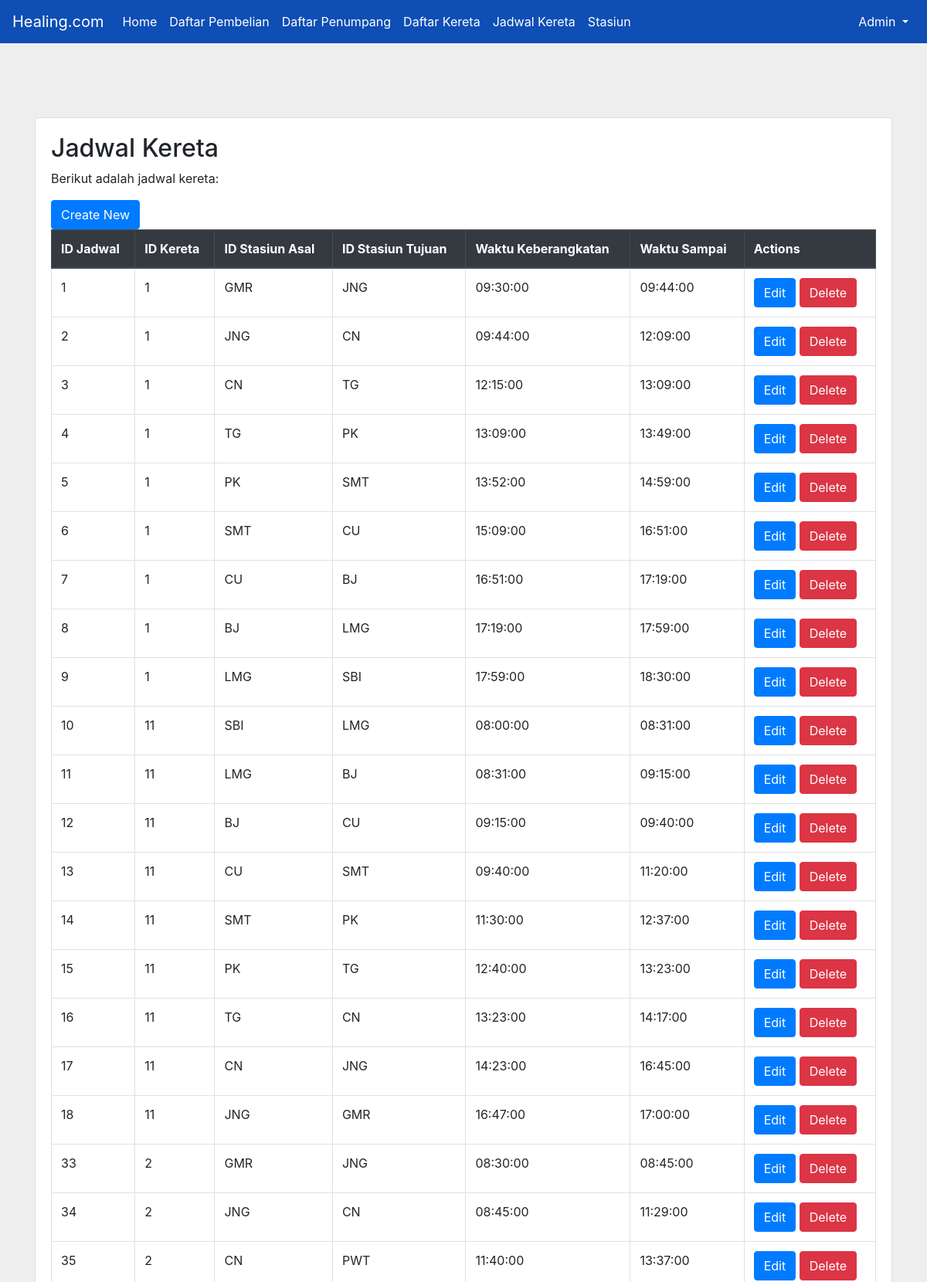
The page /jadwal_kereta.php (upper part) on the database its author committed.
### tables this page shows
CREATE TABLE `jadwal_kereta` (
  `id_jadwal` int(11) NOT NULL,
  `id_kereta` int(11) DEFAULT NULL,
  `id_stasiun_asal` varchar(10) DEFAULT NULL,
  `id_stasiun_tujuan` varchar(10) DEFAULT NULL,
  `waktu_keberangkatan` time DEFAULT NULL,
  `waktu_sampai` time DEFAULT NULL
);

### jadwal_kereta.php (the view, shortened to what this page needs)
<?php
include "koneksi.php";
?>
<!DOCTYPE html>
<html lang="en">
<head>
    <link rel="stylesheet" href="css/style.css">
    <link rel="stylesheet" href="https://cdnjs.cloudflare.com/ajax/libs/font-awesome/6.5.2/css/all.min.css">
    <link rel="stylesheet" href="https://stackpath.bootstrapcdn.com/bootstrap/4.3.1/css/bootstrap.min.css">
    <link rel="stylesheet" href="https://cdnjs.cloudflare.com/ajax/libs/jqueryui/1.12.1/jquery-ui.min.css">
</head>
<body style="background-color: #EEEEEE;">
    <nav class="navbar navbar-expand-lg" style="background-color: #0E4EB5;">
    <a class="navbar-brand text-white" href="#">Healing.com</a>
    <div class="collapse navbar-collapse" id="navbarNav">
        <ul class="navbar-nav mr-auto">
            <li class="nav-item">
                <a class="nav-link text-white" href="admin.php">Home</a>
            </li>
            <li class="nav-item">
                <a class="nav-link text-white" href="daftar_pembelian.php">Daftar Pembelian</a>
            </li>
            <li class="nav-item">
                <a class="nav-link text-white" href="daftar_penumpang.php">Daftar Penumpang</a>
            </li>
            <li class="nav-item">
                <a class="nav-link text-white" href="daftar_kereta.php">Daftar Kereta</a>
            </li>
            <li class="nav-item">
                <a class="nav-link text-white" href="jadwal_kereta.php">Jadwal Kereta</a>
            </li>
            <li class="nav-item">
                <a class="nav-link text-white" href="stasiun.php">Stasiun</a>
            </li>
        </ul>
        <ul class="navbar-nav ml-auto">
            <li class="nav-item dropdown">
                <a class="nav-link dropdown-toggle text-white" href="#" id="navbarDropdown" role="button" data-toggle="dropdown" aria-haspopup="true" aria-expanded="false">
                    Admin
                </a>
            </li>
        </ul>
    </div>
    </nav>
    <div class="main-content container mt-5 pt-5">
        <div class="card">
            <div class="card-body">
                <h2>Jadwal Kereta</h2>
                <p>Berikut adalah jadwal kereta:</p>
                <a href="create_jadwal_kereta.php" class="btn btn-primary">Create New</a>
                <div class="table-responsive">
                    <table class="table table-bordered" id="jadwal-kereta-table">
                        <thead class="thead-dark">
                            <tr>
                                <th>ID Jadwal</th>
                                <th>ID Kereta</th>
                                <th>ID Stasiun Asal</th>
                                <th>ID Stasiun Tujuan</th>
                                <th>Waktu Keberangkatan</th>
                                <th>Waktu Sampai</th>
                                <th>Actions</th>
                            </tr>
                        </thead>
                        <tbody id="jadwal-kereta-tbody">
                            <?php
                            $query = "SELECT * FROM jadwal_kereta";
                            $result = mysqli_query($conn, $query);
                            while ($row = mysqli_fetch_assoc($result)) {
                                echo '<tr data-id="' . $row['id_jadwal'] . '">';
                                echo '<td>' . $row['id_jadwal'] . '</td>';
                                echo '<td>' . $row['id_kereta'] . '</td>';
                                echo '<td>' . $row['id_stasiun_asal'] . '</td>';
                                echo '<td>' . $row['id_stasiun_tujuan'] . '</td>';
                                echo '<td>' . $row['waktu_keberangkatan'] . '</td>';
                                echo '<td>' . $row['waktu_sampai'] . '</td>';
                                echo '<td>
                                        <a href="edit_jadwal_kereta.php?id_jadwal=' . $row['id_jadwal'] . '" class="btn btn-primary">Edit</a>
                                        <a href="delete_jadwal_kereta.php?id_jadwal=' . $row['id_jadwal'] . '" class="btn btn-danger">Delete</a>
                                      </td>';
                                echo '</tr>';
                            }
                            ?>
                        </tbody>
                    </table>
                </div>
            </div>
        </div>
    </div>
</body>
</html>

### css/style.css (style rules this page uses)
* { margin: 0; padding: 0; box-sizing: border-box; }
body { font-family: "Inter", sans-serif; background-color: #EEEEEE; display: flex; flex-direction: column; min-height: 100vh; }
.navbar-nav .nav-link { color: #ffffff !important; }
.main-content { padding-top: 100px; padding-bottom: 100px; }
a { text-decoration: none; }

### jadwal_kereta.php (style rules this page uses)
.main-content { padding-top: 100px; padding-bottom: 100px; }
body { background-color: #f8f9fa; }
a { text-decoration: none; }

### rows shown on the page
jadwal_kereta: id_jadwal "1", id_kereta "1", id_stasiun_asal "GMR", id_stasiun_tujuan "JNG", waktu_keberangkatan "09:30:00", waktu_sampai "09:44:00"
jadwal_kereta: id_jadwal "2", id_kereta "1", id_stasiun_asal "JNG", id_stasiun_tujuan "CN", waktu_keberangkatan "09:44:00", waktu_sampai "12:09:00"
jadwal_kereta: id_jadwal "3", id_kereta "1", id_stasiun_asal "CN", id_stasiun_tujuan "TG", waktu_keberangkatan "12:15:00", waktu_sampai "13:09:00"
jadwal_kereta: id_jadwal "4", id_kereta "1", id_stasiun_asal "TG", id_stasiun_tujuan "PK", waktu_keberangkatan "13:09:00", waktu_sampai "13:49:00"
jadwal_kereta: id_jadwal "5", id_kereta "1", id_stasiun_asal "PK", id_stasiun_tujuan "SMT", waktu_keberangkatan "13:52:00", waktu_sampai "14:59:00"
jadwal_kereta: id_jadwal "6", id_kereta "1", id_stasiun_asal "SMT", id_stasiun_tujuan "CU", waktu_keberangkatan "15:09:00", waktu_sampai "16:51:00"
jadwal_kereta: id_jadwal "7", id_kereta "1", id_stasiun_asal "CU", id_stasiun_tujuan "BJ", waktu_keberangkatan "16:51:00", waktu_sampai "17:19:00"
jadwal_kereta: id_jadwal "8", id_kereta "1", id_stasiun_asal "BJ", id_stasiun_tujuan "LMG", waktu_keberangkatan "17:19:00", waktu_sampai "17:59:00"
jadwal_kereta: id_jadwal "9", id_kereta "1", id_stasiun_asal "LMG", id_stasiun_tujuan "SBI", waktu_keberangkatan "17:59:00", waktu_sampai "18:30:00"
jadwal_kereta: id_jadwal "10", id_kereta "11", id_stasiun_asal "SBI", id_stasiun_tujuan "LMG", waktu_keberangkatan "08:00:00", waktu_sampai "08:31:00"
jadwal_kereta: id_jadwal "11", id_kereta "11", id_stasiun_asal "LMG", id_stasiun_tujuan "BJ", waktu_keberangkatan "08:31:00", waktu_sampai "09:15:00"
jadwal_kereta: id_jadwal "12", id_kereta "11", id_stasiun_asal "BJ", id_stasiun_tujuan "CU", waktu_keberangkatan "09:15:00", waktu_sampai "09:40:00"
jadwal_kereta: id_jadwal "13", id_kereta "11", id_stasiun_asal "CU", id_stasiun_tujuan "SMT", waktu_keberangkatan "09:40:00", waktu_sampai "11:20:00"
jadwal_kereta: id_jadwal "14", id_kereta "11", id_stasiun_asal "SMT", id_stasiun_tujuan "PK", waktu_keberangkatan "11:30:00", waktu_sampai "12:37:00"
jadwal_kereta: id_jadwal "15", id_kereta "11", id_stasiun_asal "PK", id_stasiun_tujuan "TG", waktu_keberangkatan "12:40:00", waktu_sampai "13:23:00"
jadwal_kereta: id_jadwal "16", id_kereta "11", id_stasiun_asal "TG", id_stasiun_tujuan "CN", waktu_keberangkatan "13:23:00", waktu_sampai "14:17:00"
jadwal_kereta: id_jadwal "17", id_kereta "11", id_stasiun_asal "CN", id_stasiun_tujuan "JNG", waktu_keberangkatan "14:23:00", waktu_sampai "16:45:00"
jadwal_kereta: id_jadwal "18", id_kereta "11", id_stasiun_asal "JNG", id_stasiun_tujuan "GMR", waktu_keberangkatan "16:47:00", waktu_sampai "17:00:00"
jadwal_kereta: id_jadwal "33", id_kereta "2", id_stasiun_asal "GMR", id_stasiun_tujuan "JNG", waktu_keberangkatan "08:30:00", waktu_sampai "08:45:00"
jadwal_kereta: id_jadwal "34", id_kereta "2", id_stasiun_asal "JNG", id_stasiun_tujuan "CN", waktu_keberangkatan "08:45:00", waktu_sampai "11:29:00"
jadwal_kereta: id_jadwal "35", id_kereta "2", id_stasiun_asal "CN", id_stasiun_tujuan "PWT", waktu_keberangkatan "11:40:00", waktu_sampai "13:37:00"
